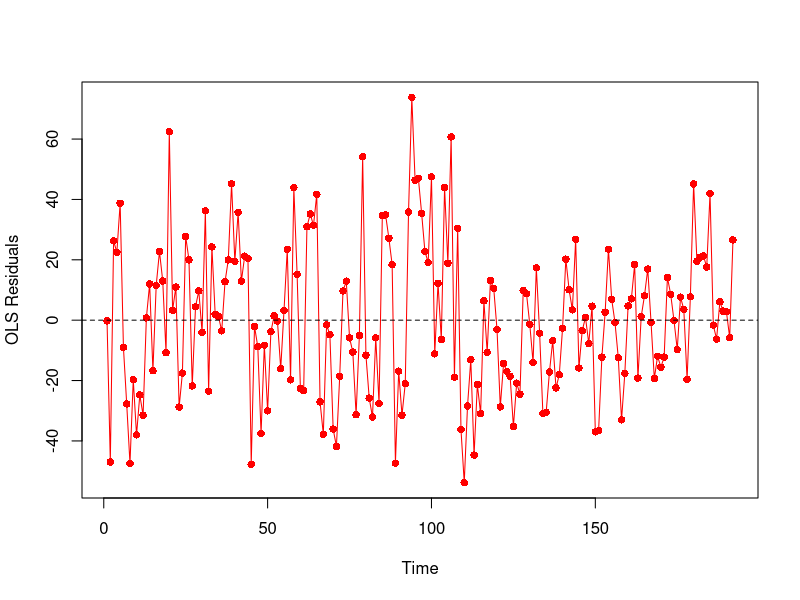
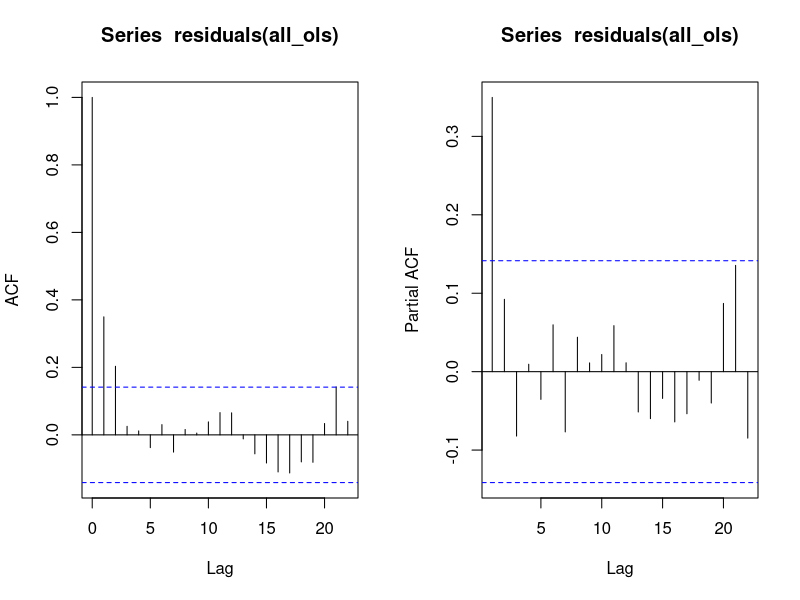

R code for these plots, in order: (Note: this script raises an error after producing the figures.)
library(nlme)
library(car)
library(caret)
library(tidyverse)

data <- read.delim("./data_102018.txt")
data_t <- data[1:192,]

my_data <- data_t[, c(5,6,7,8,9,16,17,18,19)]
cor(my_data,method = c("pearson"))

########################
### ALL CRASH SINGLE
########################

all_ols <- lm(tot_l~time+level+trend
                +m9, data=data_t)
summary(all_ols)

# Durbin-watson test, 12 time periods
dwt(all_ols,max.lag=12,alternative="two.sided")

# Graph the residuals from the OLS regression to check for serially correlated errors
plot(data_t$time,
     residuals(all_ols),
     type='o',
     pch=16,
     xlab='Time',
     ylab='OLS Residuals',
     col="red")
abline(h=0,lty=2)

# Plot ACF and PACF
# Set plotting to two records on one page
par(mfrow=c(1,2))

# Produce plots
acf(residuals(all_ols))
acf(residuals(all_ols),type='partial')

########################
# Run the final model
########################

# Fit the GLS regression model
all_p1 <- gls(tot_l~time+level+trend+m9,
                 data=data_t,
                 correlation=corARMA(p=1,form=~time),
                 method="ML")

summary(all_p1)
confint(all_p1)

vif(all_p1)


########################
# Diagnostic tests
########################

# Likelihood-ratio tests to check AR process
all_p2 <- update(all_p1,correlation=corARMA(p=2,form=~time))
anova(all_p1,all_p2)

all_p1q1 <- update(all_p1,correlation=corARMA(p=1,q=1,form=~time))
anova(all_p1,all_p1q1)

# Residual plot
# Null Hypo: the residuals of a correctly specified model are independently distributed--the residuals are white noise
par(mfrow=c(1,1))
qqPlot(residuals(all_p1))

########################
# Plot results 
########################

# Produce the plot, first plotting the raw data points
par(mfrow=c(1,1))
plot(data_t$time,data_t$tot_l,
     ylim=c(0,250),
     xlim=c(0,200),
     ylab="crashes per 100 lane-miles",
     xlab="month",
     pch=20,
     col="pink",
     xaxt="n")

# Add x axis with dates
axis(1)
axis(3,at="89.5",label="tsp intervention")

# Add line indicating weather pattern change
abline(v=89.5,lty="dotted")

# Calculate the offset for September
offset <- mean(data_t$m9) * all_p1$coef[5]

# Plot the first line segment
segments(1,
         all_p1$coef[1] + all_p1$coef[2] + offset,
         89,
         all_p1$coef[1] + all_p1$coef[2]*89 + offset,
         lty=1, lwd=2, col='red')

# Plot the second line segment
segments(90,
         all_p1$coef[1] + all_p1$coef[2]*90 + 
           all_p1$coef[3] + all_p1$coef[4] + offset,
         192,
         all_p1$coef[1] + all_p1$coef[2]*192 + 
           all_p1$coef[3] + all_p1$coef[4]*103 + offset,
         lty=1, lwd=2, col='red')

# Plot the counterfactual
segments(1,
         all_p1$coef[1]+all_p1$coef[2] + offset,
         192,
         all_p1$coef[1]+all_p1$coef[2]*192 + offset,
         lty=2, lwd=2, col='red')

# END



########################
### PDO CRASH SINGLE
########################

pdo_ols <- lm(pdo_l~time+level+trend
              +m9, data=data_t)
summary(pdo_ols)

# Durbin-watson test, 12 time periods
dwt(pdo_ols,max.lag=12,alternative="two.sided")

# Graph the residuals from the OLS regression to check for serially correlated errors
plot(data_t$time,
     residuals(pdo_ols),
     type='o',
     pch=16,
     xlab='Time',
     ylab='OLS Residuals',
     col="red")
abline(h=0,lty=2)

# Plot ACF and PACF
# Set plotting to two records on one page
par(mfrow=c(1,2))

# Produce plots
acf(residuals(pdo_ols))
acf(residuals(pdo_ols),type='partial')

########################
# Run the final model
########################

# Fit the GLS regression model
pdo_p3 <- gls(pdo_l~time+level+trend+m9,
              data=data_t,
              correlation=corARMA(p=3,form=~time),
              method="ML")
summary(pdo_p3)
confint(pdo_p3)

########################
# Diagnostic tests
########################

# Likelihood-ratio tests to check AR process
pdo_p4 <- update(pdo_p3,correlation=corARMA(p=4,form=~time))
anova(pdo_p3,pdo_p4)

pdo_p3q1 <- update(pdo_p3,correlation=corARMA(p=3,q=1,form=~time))
anova(pdo_p3,pdo_p3q1)

# Residual plot
# Null Hypo: the residuals of a correctly specified model are independently distributed--the residuals are white noise
par(mfrow=c(1,1))
qqPlot(residuals(pdo_p3))

########################
# Plot results 
########################

# Produce the plot, first plotting the raw data points
par(mfrow=c(1,1))
plot(data_t$time,data_t$pdo_l,
     ylim=c(0,150),
     xlim=c(0,200),
     ylab="crashes per 100 lane-miles",
     xlab="month",
     pch=20,
     col="pink",
     xaxt="n")

# Add x axis with dates
axis(1)
axis(3,at="89.5",label="tsp intervention")

# Add line indicating weather pattern change
abline(v=89.5,lty="dotted")

# Calculate the offset for September
offset <- mean(data_t$m9) * pdo_p3$coef[5]

# Plot the first line segment
segments(1,
         pdo_p3$coef[1] + pdo_p3$coef[2] + offset,
         89,
         pdo_p3$coef[1] + pdo_p3$coef[2]*89 + offset,
         lty=1, lwd=2, col='red')

# Plot the second line segment
segments(90,
         pdo_p3$coef[1] + pdo_p3$coef[2]*90 + 
           pdo_p3$coef[3] + pdo_p3$coef[4] + offset,
         192,
         pdo_p3$coef[1] + pdo_p3$coef[2]*192 + 
           pdo_p3$coef[3] + pdo_p3$coef[4]*103 + offset,
         lty=1, lwd=2, col='red')

# Plot the counterfactual
segments(1,
         pdo_p3$coef[1]+pdo_p3$coef[2] + offset,
         192,
         pdo_p3$coef[1]+pdo_p3$coef[2]*192 + offset,
         lty=2, lwd=2, col='red')

# END



########################
### FI CRASH SINGLE
########################

fi_ols <- lm(fi_l~time+level+trend
              +m2, data=data_t)
summary(fi_ols)

# Durbin-watson test, 12 time periods
dwt(fi_ols,max.lag=12,alternative="two.sided")

# Graph the residuals from the OLS regression to check for serially correlated errors
plot(data_t$time,
     residuals(fi_ols),
     type='o',
     pch=16,
     xlab='Time',
     ylab='OLS Residuals',
     col="red")
abline(h=0,lty=2)

# Plot ACF and PACF
# Set plotting to two records on one page
par(mfrow=c(1,2))

# Produce plots
acf(residuals(fi_ols))
acf(residuals(fi_ols),type='partial')

########################
# Run the final model
########################

# Fit the GLS regression model
fi_p1 <- gls(fi_l~time+level+trend+m2,
              data=data_t,
              correlation=corARMA(p=1,form=~time),
              method="ML")
summary(fi_p1)
confint(fi_p1)

########################
# Diagnostic tests
########################

# Likelihood-ratio tests to check AR process
fi_p2 <- update(fi_p1,correlation=corARMA(p=2,form=~time))
anova(fi_p1,fi_p2)

fi_p1q1 <- update(fi_p1,correlation=corARMA(p=1,q=1,form=~time))
anova(fi_p1,fi_p1q1)

# Residual plot
# Null Hypo: the residuals of a correctly specified model are independently distributed--the residuals are white noise
par(mfrow=c(1,1))
qqPlot(residuals(fi_p1))

########################
# Plot results 
########################

# Produce the plot, first plotting the raw data points
par(mfrow=c(1,1))
plot(data_t$time,data_t$fi_l,
     ylim=c(0,120),
     xlim=c(0,200),
     ylab="crashes per 100 lane-miles",
     xlab="month",
     pch=20,
     col="pink",
     xaxt="n")

# Add x axis with dates
axis(1)
axis(3,at="89.5",label="tsp intervention")

# Add line indicating weather pattern change
abline(v=89.5,lty="dotted")

# Calculate the offset for September
offset <- mean(data_t$m2) * fi_p1$coef[5]

# Plot the first line segment
segments(1,
         fi_p1$coef[1] + fi_p1$coef[2] + offset,
         89,
         fi_p1$coef[1] + fi_p1$coef[2]*89 + offset,
         lty=1, lwd=2, col='red')

# Plot the second line segment
segments(90,
         fi_p1$coef[1] + fi_p1$coef[2]*90 + 
           fi_p1$coef[3] + fi_p1$coef[4] + offset,
         192,
         fi_p1$coef[1] + fi_p1$coef[2]*192 + 
           fi_p1$coef[3] + fi_p1$coef[4]*103 + offset,
         lty=1, lwd=2, col='red')

# Plot the counterfactual
segments(1,
         fi_p1$coef[1]+fi_p1$coef[2] + offset,
         192,
         fi_p1$coef[1]+fi_p1$coef[2]*192 + offset,
         lty=2, lwd=2, col='red')

# END



########################
### PED CRASH SINGLE
########################

ped_ols <- lm(ped_l~time+level+trend
             +m4+m6+m7+m8, data=data_t)
summary(ped_ols)

# Durbin-watson test, 12 time periods
dwt(ped_ols,max.lag=12,alternative="two.sided")

# Graph the residuals from the OLS regression to check for serially correlated errors
plot(data_t$time,
     residuals(ped_ols),
     type='o',
     pch=16,
     xlab='Time',
     ylab='OLS Residuals',
     col="red")
abline(h=0,lty=2)

# Plot ACF and PACF
# Set plotting to two records on one page
par(mfrow=c(1,2))

# Produce plots
acf(residuals(ped_ols))
acf(residuals(ped_ols),type='partial')

########################
# Run the final model
########################

# pedt the GLS regression model
ped <- gls(ped_l~time+level+trend
             +m4+m6+m7+m8,
             data=data_t)
summary(ped)
confint(ped)

########################
# Diagnostic tests
########################

# Likelihood-ratio tests to check AR process
ped_p1 <- update(ped,correlation=corARMA(p=1,form=~time))
anova(ped,ped_p1)

ped_q1 <- update(ped,correlation=corARMA(q=1,form=~time))
anova(ped,ped_q1)

# Residual plot
# Null Hypo: the residuals of a correctly specipeded model are independently distributed--the residuals are white noise
par(mfrow=c(1,1))
qqPlot(residuals(ped))

########################
# Plot results 
########################

# Produce the plot, pedrst plotting the raw data points
par(mfrow=c(1,1))
plot(data_t$time,data_t$ped_l,
     ylim=c(0,20),
     xlim=c(0,200),
     ylab="crashes per 100 lane-miles",
     xlab="month",
     pch=20,
     col="pink",
     xaxt="n")

# Add x axis with dates
axis(1)
axis(3,at="89.5",label="tsp intervention")

# Add line indicating weather pattern change
abline(v=89.5,lty="dotted")

# Calculate the offset for September
offset <- (mean(data_t$m4)*ped$coef[5]
           +mean(data_t$m6)*ped$coef[6]
           +mean(data_t$m7)*ped$coef[7]
           +mean(data_t$m8)*ped$coef[8])

# Plot the pedrst line segment
segments(1,
         ped$coef[1] + ped$coef[2] + offset,
         89,
         ped$coef[1] + ped$coef[2]*89 + offset,
         lty=1, lwd=2, col='red')

# Plot the second line segment
segments(90,
         ped$coef[1] + ped$coef[2]*90 + 
           ped$coef[3] + ped$coef[4] + offset,
         192,
         ped$coef[1] + ped$coef[2]*192 + 
           ped$coef[3] + ped$coef[4]*103 + offset,
         lty=1, lwd=2, col='red')

# Plot the counterfactual
segments(1,
         ped$coef[1]+ped$coef[2] + offset,
         192,
         ped$coef[1]+ped$coef[2]*192 + offset,
         lty=2, lwd=2, col='red')

# END



########################
### BIKE CRASH SINGLE
########################

bike_ols <- lm(bike_l~time+level+trend
              +m5+m7+m8+m9+m10, data=data_t)
summary(bike_ols)

# Durbin-watson test, 12 time periods
dwt(bike_ols,max.lag=12,alternative="two.sided")

# Graph the residuals from the OLS regression to check for serially correlated errors
plot(data_t$time,
     residuals(bike_ols),
     type='o',
     pch=16,
     xlab='Time',
     ylab='OLS Residuals',
     col="red")
abline(h=0,lty=2)

# Plot ACF and PACF
# Set plotting to two records on one page
par(mfrow=c(1,2))

# Produce plots
acf(residuals(bike_ols))
acf(residuals(bike_ols),type='partial')

########################
# Run the final model
########################

# biket the GLS regression model
bike <- gls(bike_l~time+level+trend
            +m5+m7+m8+m9+m10,
           data=data_t)
summary(bike)
confint(bike)

########################
# Diagnostic tests
########################

# Likelihood-ratio tests to check AR process
bike_p1 <- update(bike,correlation=corARMA(p=1,form=~time))
anova(bike,bike_p1)

bike_q1 <- update(bike,correlation=corARMA(q=1,form=~time))
anova(bike,bike_q1)

# Residual plot
# Null Hypo: the residuals of a correctly specibikeed model are independently distributed--the residuals are white noise
par(mfrow=c(1,1))
qqPlot(residuals(bike))

########################
# Plot results 
########################

# Produce the plot, bikerst plotting the raw data points
par(mfrow=c(1,1))
plot(data_t$time,data_t$bike_l,
     ylim=c(0,10),
     xlim=c(0,200),
     ylab="crashes per 100 lane-miles",
     xlab="month",
     pch=20,
     col="pink",
     xaxt="n")

# Add x axis with dates
axis(1)
axis(3,at="89.5",label="tsp intervention")

# Add line indicating weather pattern change
abline(v=89.5,lty="dotted")

# Calculate the offset for September
offset <- (mean(data_t$m5)*bike$coef[5]
           +mean(data_t$m7)*bike$coef[6]
           +mean(data_t$m8)*bike$coef[7]
           +mean(data_t$m9)*bike$coef[8]
           +mean(data_t$m10)*bike$coef[9])

# Plot the bikerst line segment
segments(1,
         bike$coef[1] + bike$coef[2] + offset,
         89,
         bike$coef[1] + bike$coef[2]*89 + offset,
         lty=1, lwd=2, col='red')

# Plot the second line segment
segments(90,
         bike$coef[1] + bike$coef[2]*90 + 
           bike$coef[3] + bike$coef[4] + offset,
         192,
         bike$coef[1] + bike$coef[2]*192 + 
           bike$coef[3] + bike$coef[4]*103 + offset,
         lty=1, lwd=2, col='red')

# Plot the counterfactual
segments(1,
         bike$coef[1]+bike$coef[2] + offset,
         192,
         bike$coef[1]+bike$coef[2]*192 + offset,
         lty=2, lwd=2, col='red')

# END